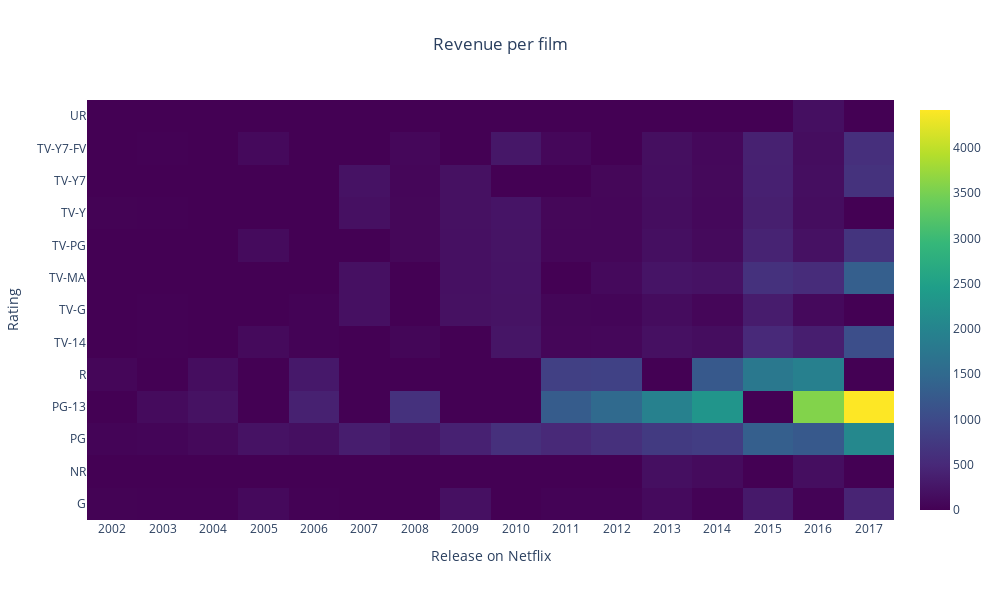

Here is the notebook cell this chart was saved with:
### Code cell
import plotly.graph_objects as go

pivot = joined3.pivot_table(
    index='rating',
    columns='release on Netflix',
    values='avg_revenue_by_film',
    aggfunc='sum',
    fill_value=0
)

fig = go.Figure(
    data=go.Heatmap(
        x=pivot.columns,
        y=pivot.index,
        z=pivot.values,
        colorscale="Viridis",
        text=pivot.values
    )
)

fig.update_layout(
    width=1000,
    height=600,
    title="Revenue per film",
    xaxis_title="Release on Netflix",
    yaxis_title="Rating",
    xaxis=dict(dtick=1),
    font=dict(size=12),
    title_x=0.5
)

fig.show()

### Figure 1 — Plotly figure (JSON) as saved in the notebook; plotly's stock layout.template omitted (floating-point values rounded to 4 significant figures; data arrays with more than 128 entries replaced by an {"elided": "..."} marker saying what was removed)
{"data": [{"colorscale": [[0, "#440154"], [0.1111, "#482878"], [0.2222, "#3e4989"], [0.3333, "#31688e"], [0.4444, "#26828e"], [0.5556, "#1f9e89"], [0.6667, "#35b779"], [0.7778, "#6ece58"], [0.8889, "#b5de2b"], [1, "#fde725"]], "text": {"elided": "13x16 float values"}, "type": "heatmap", "x": [2002, 2003, 2004, 2005, 2006, 2007, 2008, 2009, 2010, 2011, 2012, 2013, 2014, 2015, 2016, 2017], "y": ["G", "NR", "PG", "PG-13", "R", "TV-14", "TV-G", "TV-MA", "TV-PG", "TV-Y", "TV-Y7", "TV-Y7-FV", "UR"], "z": {"elided": "13x16 float values"}}], "layout": {"font": {"size": 12}, "height": 600, "title": {"text": "Revenue per film", "x": 0.5}, "width": 1000, "xaxis": {"dtick": 1, "title": {"text": "Release on Netflix"}}, "yaxis": {"title": {"text": "Rating"}}}}
